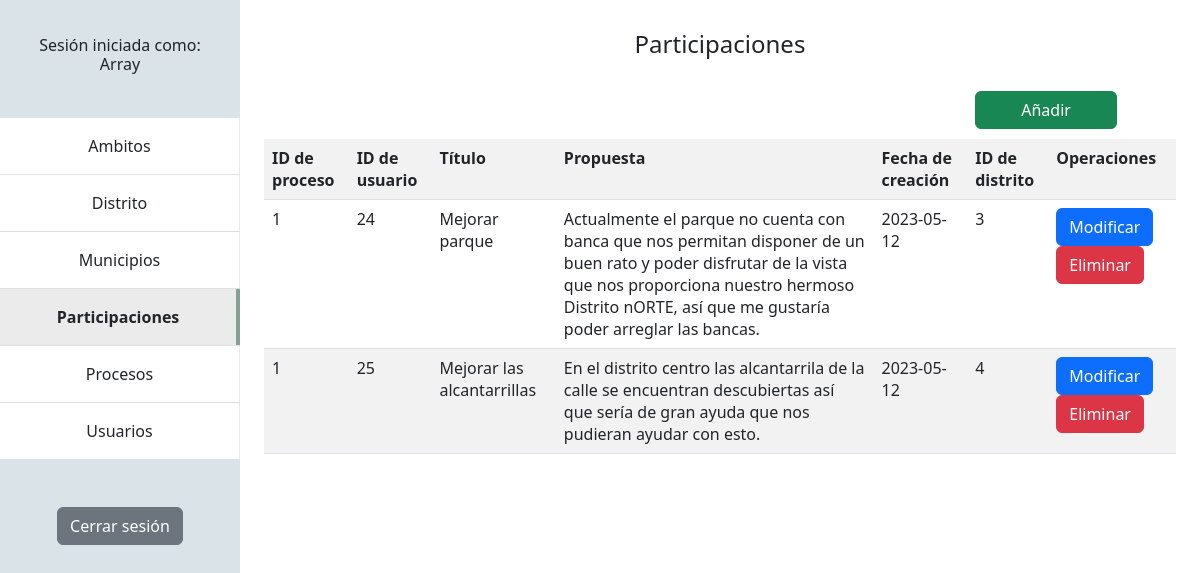
Screenshot of /admin/participaciones.php (signed in) with the database file from the repository.
### tables this page shows
CREATE TABLE `participaciones` (
  `pid` int(11) NOT NULL,
  `uid` int(11) NOT NULL,
  `titulo_registro` varchar(256) NOT NULL,
  `propuesta` mediumtext NOT NULL,
  `fecha_creacion` date NOT NULL,
  `did` int(11) NOT NULL,
  `img` varchar(256) DEFAULT NULL,
  `estatus` enum('Aceptado','Pendiente','Rechazado') DEFAULT NULL
);

### admin/participaciones.php (the view, shortened to what this page needs)
<?php
    $usuario = $_SESSION['usr'];
    $db = new Database();
    $pdo = $db -> connect();
    $sql = $pdo->prepare("SELECT * FROM participaciones;");
    $sql->execute();
    $rows = $sql->fetchAll();
?>
<html lang="en">
    <head>
        <link rel="stylesheet" href="admin.css">
        <link href="https://cdn.jsdelivr.net/npm/bootstrap@5.2.3/dist/css/bootstrap.min.css" rel="stylesheet">
    </head>
    <body>
        <div class="nav-bar">
            <center><h6>Sesión iniciada como:<br><?php echo $usuario ?></h6></center>
            <center>
                <ul class="list-group list-group-flush mb-5">
                    <li class="list-group-item p-0"><a class="nav-link p-3" href="ambitos.php">Ambitos</a></li>
                    <li class="list-group-item p-0"><a class="nav-link p-3" href="distrito.php">Distrito</a></li>
                    <li class="list-group-item p-0"><a class="nav-link p-3" href="municipios.php">Municipios</a></li>
                    <li class="list-group-item p-0"><a class="active nav-link p-3" aria-current="page">Participaciones</a></li>
                    <li class="list-group-item p-0"><a class="nav-link p-3" href="proceso.php">Procesos</a></li>
                    <li class="list-group-item p-0"><a class="nav-link p-3" href="usuarios.php">Usuarios</a></li>
                </ul>
            </center>
            <form action="logout.php">
                <center><button type="submit" class="btn btn-secondary">Cerrar sesión</button></center>
            </form>
        </div>
        <center><h4>Participaciones</h4></center>
        <br>
        <button type="button" class="btn btn-success float-end" id="add">Añadir</button>
        <br><br>
        <table class="table table-striped">
            <tr>
                <th>ID de proceso</th>
                <th>ID de usuario</th>
                <th>Título</th>
                <th>Propuesta</th>
                <th>Fecha de creación</th>
                <th>ID de distrito</th>
                <th>Operaciones</th>
            </tr>
            <?php foreach ($rows as $row){ ?>
            <tr>
                <td><?php echo $row ['pid'];?></td>
                <td><?php echo $row ['uid'];?></td>
                <td><?php echo $row ['titulo_registro'];?></td>
                <td><?php echo $row ['propuesta'];?></td>
                <td><?php echo $row ['fecha_creacion'];?></td>
                <td><?php echo $row ['did'];?></td>
                <td>
                    <form action="fetch/participations/edit-participation.php?process=<?=$row['pid'];?>&user=<?=$row['uid'];?>" method="POST" class="d-inline">
                        <button type="submit" class="edit btn btn-primary">Modificar</button>
                    </form>
                    <form action="fetch/participations/delete-participation.php?process=<?=$row['pid'];?>&user=<?=$row['uid'];?>" method="POST" class="d-inline">
                        <button type="submit" class="delete btn btn-danger">Eliminar</button>
                    </form>
                </td>
            </tr>
            <?php } $sql->closeCursor(); ?>
        </table>
    </body>
</html>

### admin/admin.css (style rules this page uses)
h6 { padding: 15%; }
.nav-bar { display: block; background-color: #DAE3E7; width: 20%; height: 100%; position: fixed; top: 0%; left: 0%; }
.nav-link { border-right: 1px solid rgb(234, 234, 234); }
.active { background-color: rgb(235, 235, 235) !important; border-right: 4px solid #85A094; font-weight: bold !important; }
#add { margin-right: 6.5%; width: 15.5%; }

### admin/participaciones.php (style rules this page uses)
body { margin-top: 2.5% !important; margin-left: 22% !important; margin-right: 2% !important; }

### rows the page displays
participaciones: pid "1", uid "24", titulo_registro "Mejorar parque", propuesta "Actualmente el parque no cuenta con banca que nos permitan disponer de un buen rato y poder disfrutar de la vista que nos proporciona nuestro hermoso Distrito nORTE, así que me gustaría poder arreglar las bancas.", fecha_creacion "2023-05-12", did "3"
participaciones: pid "1", uid "25", titulo_registro "Mejorar las alcantarrillas", propuesta "En el distrito centro las alcantarrila de la calle se encuentran descubiertas así que sería de gran ayuda que nos pudieran ayudar con esto.", fecha_creacion "2023-05-12", did "4"

### other values shown
$usuario "Array"
